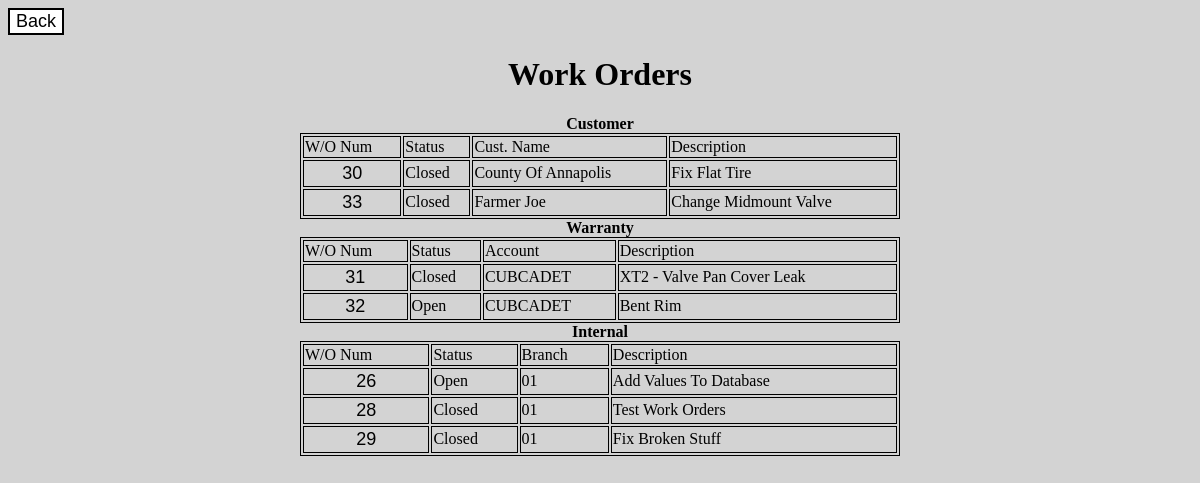
The page /viewWorkOrders.php (signed in) on the database its author committed.
### tables this page shows
CREATE TABLE `CUSTOMER` (
  `W/o_number` int(11) NOT NULL,
  `Name` varchar(30) NOT NULL
);

CREATE TABLE `WORK_ORDER` (
  `W/o_number` int(11) NOT NULL,
  `Status` tinyint(1) NOT NULL DEFAULT '1',
  `Description` varchar(100) DEFAULT NULL
);

CREATE TABLE `WARRANTY` (
  `W/o_number` int(11) NOT NULL,
  `Account` varchar(8) NOT NULL
);

CREATE TABLE `INTERNAL` (
  `W/o_number` int(11) NOT NULL,
  `Bran_id` varchar(2) NOT NULL
);

### viewWorkOrders.php (the view, shortened to what this page needs)
<html>
    <head>
	<link rel="stylesheet" type="text/css" href="../css/styles.css">
    </head>
    <body class="Page">
	<form class="left-top" action="adminHome.php" method="get">
	    <input class="button" type="submit" value="Back">
	</form>
	<h1>Work Orders</h1>
	<?php
	include('connect.php');
	$sql = "SELECT WORK_ORDER.`W/o_number`,Name,Description,Status FROM WORK_ORDER,CUSTOMER WHERE WORK_ORDER.`W/o_number` = CUSTOMER.`W/o_number`";
	if (!($result = $conn->query($sql)) === TRUE)
    	{
	    die($conn->error);
	}
	echo "<b>Customer</b><br />";
	echo "<table>";
	echo "<form action='customerDetails.php' method='post'>";
	echo "<tr><td>W/O Num</td><td>Status</td><td>Cust. Name</td><td>Description</td></tr>";
	while($row = mysqli_fetch_array($result))
	{
	    $status = $row['Status'] == 0 ? "Open" : "Closed";
	    echo "<tr><td><input class='buttonWO' type='submit' name='numberWO' value='" . $row['W/o_number'] . "'></td><td>" . $status  . "</td><td>" . $row['Name'] . "</td><td>" . $row['Description']  . "</td></tr>";
	}
	echo "</form>";
	echo "</table>";
	$sql = "SELECT WORK_ORDER.`W/o_number`,Account,Description,Status FROM WORK_ORDER,WARRANTY WHERE WORK_ORDER.`W/o_number` = WARRANTY.`W/o_number`";
	if (!($result = $conn->query($sql)) === TRUE)
    	{
	    die($conn->error);
	}
	echo "<b>Warranty</b><br />";
	echo "<table>";
	echo "<form action='warrantyDetails.php' method='post'>";
	echo "<tr><td>W/O Num</td><td>Status</td><td>Account</td><td>Description</td></tr>";
	while($row = mysqli_fetch_array($result))
	{
	    $status = $row['Status'] == 0 ? "Open" : "Closed";
	    echo "<tr><td><input class='buttonWO' type='submit' name='numberWO' value='" . $row['W/o_number'] . "'></td><td>" . $status  . "</td><td>" . $row['Account'] . "</td><td>" . $row['Description']  .  "</td></tr>";
	}
	echo "</form>";
	echo "</table>";
	$sql = "SELECT WORK_ORDER.`W/o_number`,Bran_id,Description,Status FROM WORK_ORDER,INTERNAL WHERE WORK_ORDER.`W/o_number` = INTERNAL.`W/o_number`";
	if (!($result = $conn->query($sql)) === TRUE)
    	{
	    die($conn->error);
	}
	echo "<b>Internal</b><br />";
	echo "<table>";
	echo "<form action='internalDetails.php' method='post'>";
	echo "<tr><td>W/O Num</td><td>Status</td><td>Branch</td><td>Description</td></tr>";
	while($row = mysqli_fetch_array($result))
	{
	    $status = $row['Status'] == 0 ? "Open" : "Closed";
	    echo "<tr><td><input class='buttonWO' type='submit' name='numberWO' value='" . $row['W/o_number'] . "'></td><td>" . $status  . "</td><td>" . $row['Bran_id'] . "</td><td>" . $row['Description']  .  "</td></tr>";
	}
	echo "</form>";
	echo "</table>";
	?>
    </body>
</html>

### css/styles.css (style rules this page uses)
.left-top { text-align: left; }
.Page { text-align: center; background: #d3d3d3; }
table { border: 1px solid black; margin: auto; width: 600px; }
table td { border: 1px solid black; }
.button { -webkit-transition-duration: 0.4s; transition-duration: 0.4s; background-color: white; color: black; border: 2px solid black; font-size: 18px; }
.buttonWO { -webkit-transition-duration: 0.4s; transition-duration: 0.4s; background-color: transparent; border: none; color: black; font-size: 18px; width: 100%; }

### rows shown on the page
customer: numberWO "30", value "Closed", Name "County Of Annapolis", Description "Fix Flat Tire"
customer: numberWO "33", value "Closed", Name "Farmer Joe", Description "Change Midmount Valve"
warranty: numberWO "31", value "Closed", Account "CUBCADET", Description "XT2 - Valve Pan Cover Leak"
warranty: numberWO "32", value "Open", Account "CUBCADET", Description "Bent Rim"
internal: numberWO "26", value "Open", Bran "01", Description "Add Values To Database"
internal: numberWO "28", value "Closed", Bran "01", Description "Test Work Orders"
internal: numberWO "29", value "Closed", Bran "01", Description "Fix Broken Stuff"
